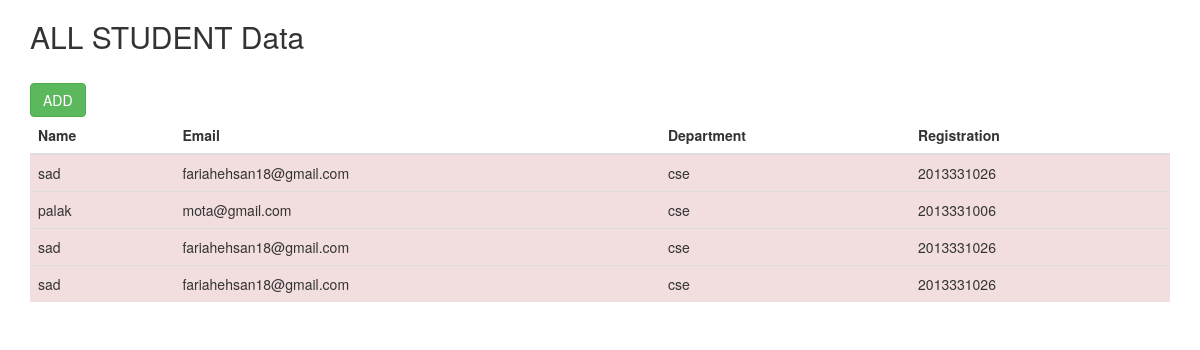
The page / on the database its author committed.
### tables this page shows
CREATE TABLE `info` (
  `id` int(10) NOT NULL,
  `name` varchar(50) NOT NULL,
  `email` varchar(50) NOT NULL,
  `dept` varchar(20) NOT NULL,
  `reg` varchar(30) NOT NULL
);

### index.php (the view, shortened to what this page needs)
<?php require('dbconfig.php');?>
<!DOCTYPE html>
<html>
<head>
	<link rel="stylesheet" href="https://maxcdn.bootstrapcdn.com/bootstrap/3.3.7/css/bootstrap.min.css">
</head>
<body>
<?php
  $sql = "SELECT * from info";
  $result = $conn-> query($sql);
  ?>
<div class = "container">
<h2>ALL STUDENT Data</h2><br>
<a class = "btn btn-success" href = "ab.php">ADD</a>
<table class = "table">
<thead>
<tr>
<th>Name</th>
<th>Email</th>
<th>Department</th>
<th>Registration</th>
</tr>
</thead>
<?php
  if($result->num_rows>0){
  	while($row= $result-> fetch_assoc()){
  		echo '<tr class="danger">
			 <td>'.$row["name"].'</td>
			 <td>'.$row["email"].'</td>
			 <td>'.$row["dept"].'</td>
			 <td>'.$row["reg"].'</td>
			 </tr>';
  	}
  }else{
  	echo "0 results";
  }
  ?>
  </table>
  </div>
  </body>
  </html>

### rows shown on the page
info: name "sad", email "fariahehsan18@gmail.com", dept "cse", reg "2013331026"
info: name "palak", email "mota@gmail.com", dept "cse", reg "2013331006"
info: name "sad", email "fariahehsan18@gmail.com", dept "cse", reg "2013331026"
info: name "sad", email "fariahehsan18@gmail.com", dept "cse", reg "2013331026"
